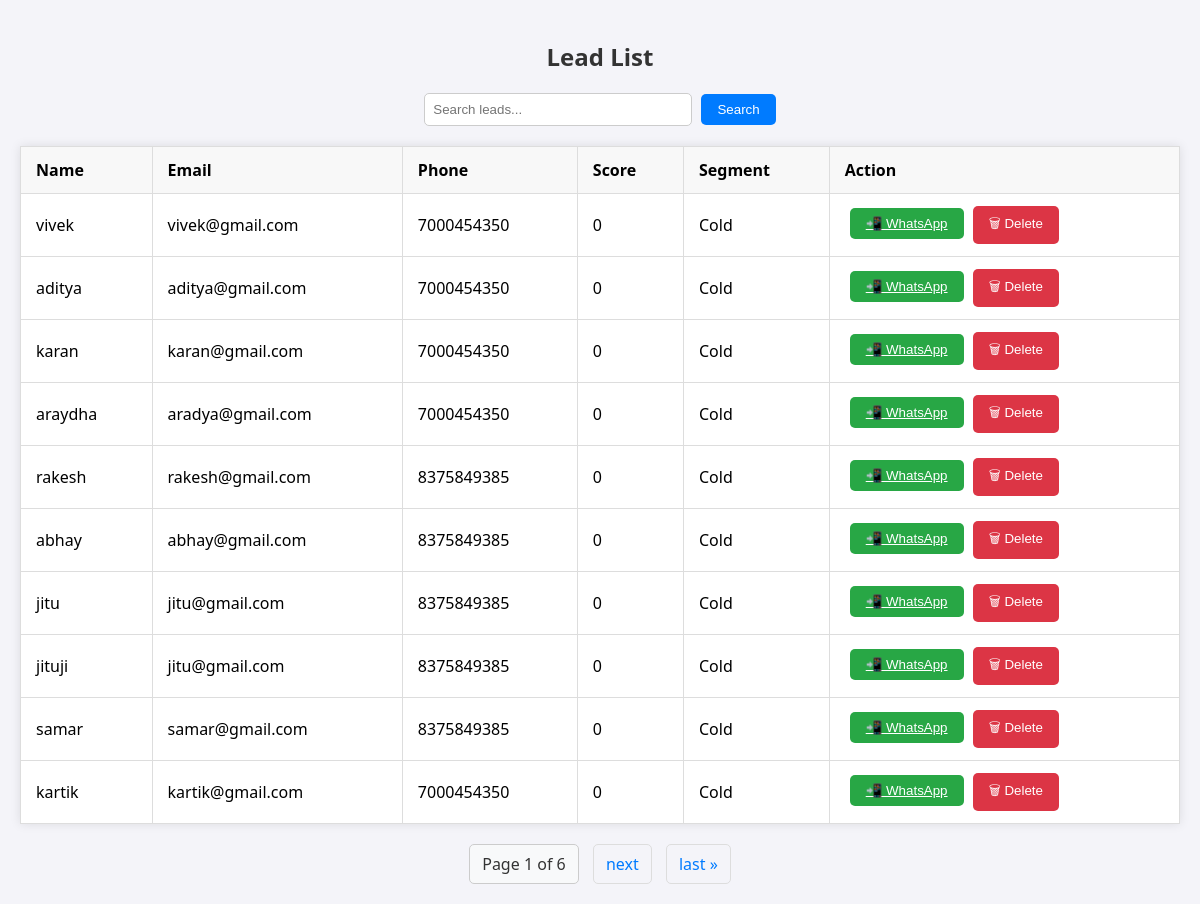
The page /leads/ on the database as committed earlier.
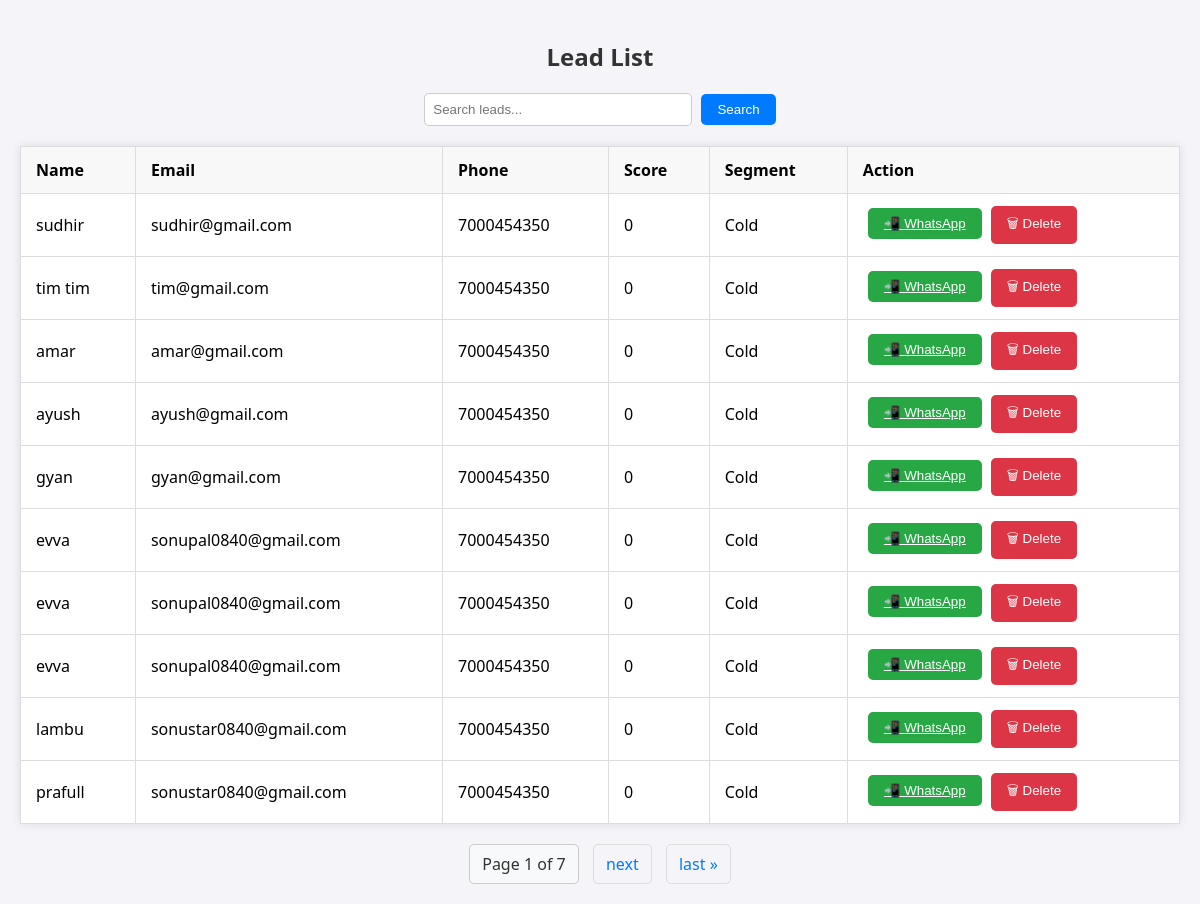
The same page on the database as committed later.
### leads/models.py (models this page shows, shortened)
class Lead(models.Model):
    name = models.CharField(max_length=100)
    email = models.EmailField()
    phone = models.CharField(max_length=15)
    interest = models.CharField(max_length=100)
    score = models.IntegerField(default=0)
    segment = models.CharField(max_length=50, blank=True, null=True)
    timestamp = models.DateTimeField(default=timezone.now)  # Timestamp field for when the lead is created

### leads/views.py (the view)
# urls.py: path('leads/', views.lead_list, name='lead_list'),
def lead_list(request):
    leads = Lead.objects.all()
    query = request.GET.get('q')
    if query:
        leads = leads.filter(
            Q(name__icontains=query) |
            Q(email__icontains=query) |
            Q(segment__icontains=query)
        )
    paginator = Paginator(leads, 10)
    page_number = request.GET.get('page')
    page_obj = paginator.get_page(page_number)
    return render(request, 'lead_list.html', {'page_obj': page_obj})

### templates/lead_list.html (shortened to what this page needs)
{% load static %}
<!DOCTYPE html>
<html lang="en">
<head>
    <link rel="stylesheet" href="{% static 'css/lead_list.css' %}">
</head>
<body>
    <div class="container">
        <h2>Lead List</h2>
        <form method="get" class="search-form">
            <input type="text" name="q" placeholder="Search leads..." value="{{ request.GET.q }}">
            <button type="submit" class="btn">Search</button>
        </form>
        <table class="lead-table">
            <thead>
                <tr>
                    <th>Name</th>
                    <th>Email</th>
                    <th>Phone</th>
                    <th>Score</th>
                    <th>Segment</th>
                    <th>Action</th>
                </tr>
            </thead>
            <tbody>
                {% for lead in page_obj %}
                <tr>
                    <td>{{ lead.name }}</td>
                    <td>{{ lead.email }}</td>
                    <td>{{ lead.phone }}</td>
                    <td>{{ lead.score }}</td>
                    <td>{{ lead.segment }}</td>
                    <td>
                        <form method="post" action="{% url 'send_whatsapp_message' lead.id %}" style="display:inline;">
                            <button type="submit" class="btn btn-success"><a href="https://wa.me/{{ lead.phone|urlencode }}?text=Hello%20{{ lead.name }},%20thank%20you%20for%20your%20interest!"
                                class="btn btn-success"
                                target="_blank">
                                📲 WhatsApp
                             </a></button>
                        </form>
                        <form method="post" action="{% url 'delete_lead' lead.id %}" style="display:inline;">
                            <button type="submit" class="btn btn-danger">🗑 Delete</button>
                        </form>
                    </td>
                </tr>
                {% empty %}
                <tr><td colspan="6">No leads found.</td></tr>
                {% endfor %}
            </tbody>
        </table>
        <div class="pagination">
            <span>Page {{ page_obj.number }} of {{ page_obj.paginator.num_pages }}</span>
            {% if page_obj.has_next %}
                <a href="?page={{ page_obj.next_page_number }}">next</a>
                <a href="?page={{ page_obj.paginator.num_pages }}">last &raquo;</a>
            {% endif %}
        </div>
    </div>
</body>
</html>

Rows that differ between the two databases and show on the page:
removed Lead: name "vivek", email "vivek@gmail.com", phone "7000454350", score "0", segment "Cold"
removed Lead: name "aditya", email "aditya@gmail.com", phone "7000454350", score "0", segment "Cold"
removed Lead: name "karan", email "karan@gmail.com", phone "7000454350", score "0", segment "Cold"
removed Lead: name "araydha", email "aradya@gmail.com", phone "7000454350", score "0", segment "Cold"
removed Lead: name "rakesh", email "rakesh@gmail.com", phone "8375849385", score "0", segment "Cold"
removed Lead: name "abhay", email "abhay@gmail.com", phone "8375849385", score "0", segment "Cold"
removed Lead: name "jitu", email "jitu@gmail.com", phone "8375849385", score "0", segment "Cold"
removed Lead: name "jituji", email "jitu@gmail.com", phone "8375849385", score "0", segment "Cold"
removed Lead: name "samar", email "samar@gmail.com", phone "8375849385", score "0", segment "Cold"
removed Lead: name "kartik", email "kartik@gmail.com", phone "7000454350", score "0", segment "Cold"
now on this page (row unchanged): Lead: name "sudhir", email "sudhir@gmail.com", phone "7000454350", score "0", segment "Cold"
now on this page (row unchanged): Lead: name "tim tim", email "tim@gmail.com", phone "7000454350", score "0", segment "Cold"
now on this page (row unchanged): Lead: name "amar", email "amar@gmail.com", phone "7000454350", score "0", segment "Cold"
now on this page (row unchanged): Lead: name "ayush", email "ayush@gmail.com", phone "7000454350", score "0", segment "Cold"
now on this page (row unchanged): Lead: name "gyan", email "gyan@gmail.com", phone "7000454350", score "0", segment "Cold"
now on this page (row unchanged): Lead: name "evva", email "sonupal0840@gmail.com", phone "7000454350", score "0", segment "Cold"
now on this page (row unchanged): Lead: name "evva", email "sonupal0840@gmail.com", phone "7000454350", score "0", segment "Cold"
now on this page (row unchanged): Lead: name "evva", email "sonupal0840@gmail.com", phone "7000454350", score "0", segment "Cold"
now on this page (row unchanged): Lead: name "lambu", email "sonustar0840@gmail.com", phone "7000454350", score "0", segment "Cold"
now on this page (row unchanged): Lead: name "prafull", email "sonustar0840@gmail.com", phone "7000454350", score "0", segment "Cold"
Other text that changed with them:
{{ page_obj.paginator.num_pages }}: "6" → "7"
